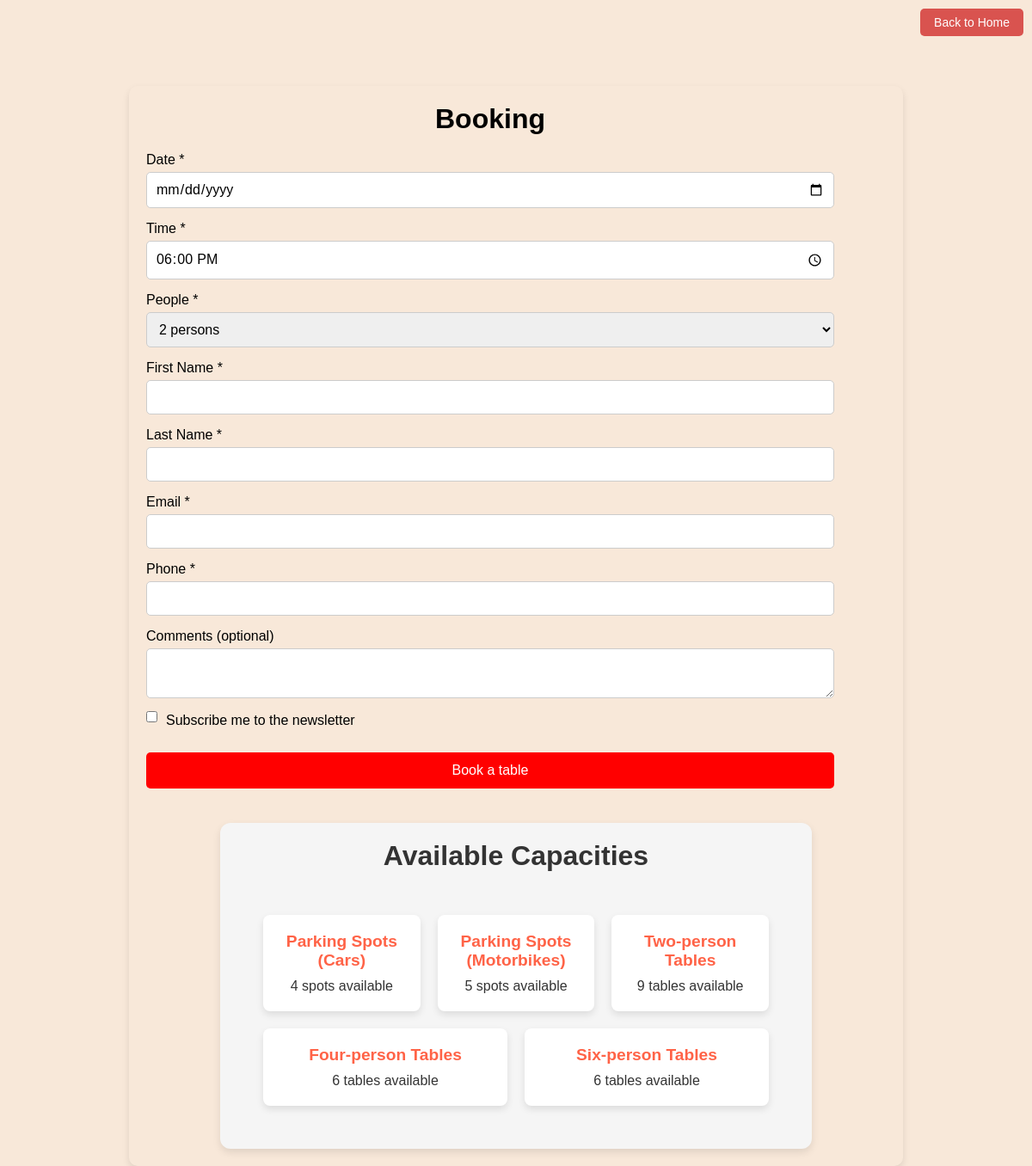
The page /GalleryCafe/Customer/Pages/Booking.php (signed in) on the database its author committed.
### tables this page shows
CREATE TABLE `capacity` (
  `id` int(11) NOT NULL,
  `parking_spots` int(11) DEFAULT 0,
  `motorbike_spots` int(11) DEFAULT 0,
  `table_two` int(11) DEFAULT 0,
  `table_four` int(11) DEFAULT 0,
  `table_six` int(11) DEFAULT 0,
  `updated_at` timestamp NOT NULL DEFAULT current_timestamp()
);

### GalleryCafe/Customer/Pages/Booking.php (the view, shortened to what this page needs)
<?php
include '../php/config.php';
function fetchCapacity($conn) {
    $stmt = $conn->prepare ("SELECT * FROM capacity ORDER BY updated_at DESC LIMIT 1");
    $stmt->execute();
    return $stmt->get_result()->fetch_assoc();
}
$capacity = fetchCapacity($conn);
?>
<!DOCTYPE html>
<html lang="en">
<head>
    <link rel="stylesheet" href="https://cdnjs.cloudflare.com/ajax/libs/font-awesome/6.1.1/css/all.min.css">
    <link rel="stylesheet" href="../CSS/Booking.css">
    <link rel="stylesheet" href="../CSS/style.css">
</head>
<body>
    <div class="booking-container">
        <form class="booking-form" id="bookingForm">
            <button class="back-home-btn" onclick="goBackToHome()">Back to Home</button>
            <h1>Booking</h1>
            <label for="date">Date *</label>
            <input type="date" id="date" name="date" required>
            <label for="time">Time *</label>
            <input type="time" id="time" name="time" value="18:00" required>
            <label for="people">People *</label>
            <select id="people" name="people" required>
                <option value="2 persons">2 persons</option>
            </select>
            <label for="first-name">First Name *</label>
            <input type="text" id="first-name" name="first-name" required>
            <label for="last-name">Last Name *</label>
            <input type="text" id="last-name" name="last-name" required>
            <label for="email">Email *</label>
            <input type="email" id="email" name="email" required>
            <label for="phone">Phone *</label>
            <input type="tel" id="phone" name="phone" required>
            <label for="comments">Comments (optional)</label>
            <textarea id="comments" name="comments"></textarea>
            <div class="newsletter">
                <input type="checkbox" id="subscribe" name="subscribe">
                <label for="subscribe">Subscribe me to the newsletter</label>
            </div>
            <button type="submit">Book a table</button>
        </form>
    <div class="capacity-container">
        <h2>Available Capacities</h2>
        <div class="capacity-box">
            <div class="capacity-item">
                <h3>Parking Spots (Cars)</h3>
                <p><?php echo $capacity['parking_spots']; ?> spots available</p>
            </div>
            <div class="capacity-item">
                <h3>Parking Spots (Motorbikes)</h3>
                <p><?php echo $capacity['motorbike_spots']; ?> spots available</p>
            </div>
            <div class="capacity-item">
                <h3>Two-person Tables</h3>
                <p><?php echo $capacity['table_two']; ?> tables available</p>
            </div>
            <div class="capacity-item">
                <h3>Four-person Tables</h3>
                <p><?php echo $capacity['table_four']; ?> tables available</p>
            </div>
            <div class="capacity-item">
                <h3>Six-person Tables</h3>
                <p><?php echo $capacity['table_six']; ?> tables available</p>
            </div>
        </div>
    </div>
    </div>
</body>
</html>

### GalleryCafe/Customer/CSS/Booking.css (style rules this page uses)
body { padding-top: 100px; background-color: rgb(248, 232, 217); font-family: sans-serif; display: flex; justify-content: center; align-items: center; min-height: 100vh; margin: 0; }
.booking-container { display: flex; justify-content: space-around; align-items: center; padding: 30px; border-radius: 10px; box-shadow: 0 4px 8px rgba(0, 0, 0, 0.1); max-width: 900px; }
.booking-form { display: flex; flex-direction: column; width: 800px; }
h1 { text-align: center; margin-bottom: 20px; }
label { margin-bottom: 5px; }
input, select, textarea { padding: 10px; margin-bottom: 15px; border: 1px solid #ccc; border-radius: 5px; font-size: 16px; }
textarea { resize: vertical; }
.newsletter { display: flex; align-items: center; margin-bottom: 20px; }
.newsletter input[type="checkbox"] { margin-right: 10px; }
button[type="submit"] { background-color: #ff0000; color: #fff; padding: 12px 20px; border: none; border-radius: 5px; cursor: pointer; font-size: 16px; transition: background-color 0.3s ease; }
.booking-form .back-home-btn { position: absolute; top: 10px; right: 10px; background-color: #d9534f; color: white; padding: 8px 16px; border: none; border-radius: 5px; cursor: pointer; font-size: 14px; text-align: left; }
.capacity-container { margin-top: 30px; padding: 20px; background-color: #f5f5f5; border-radius: 12px; box-shadow: 0 4px 10px rgba(0, 0, 0, 0.1); max-width: 80%; margin-left: auto; margin-right: auto; text-align: center; }
.capacity-container h2 { font-size: 2em; margin-bottom: 20px; color: #333; }
.capacity-box { display: flex; flex-wrap: wrap; justify-content: space-around; }
.capacity-item { background-color: #fff; padding: 20px; width: 180px; margin: 10px; border-radius: 12px; box-shadow: 0 6px 12px rgba(0, 0, 0, 0.1); text-align: center; transition: transform 0.3s ease-in-out; cursor: pointer; }
.capacity-item h3 { font-size: 1.2em; margin-bottom: 10px; color: #ff6347; }
.capacity-item p { font-size: 1em; color: #333; }
.booking-container { width: 100%; display:block; margin: auto; padding: 20px; }
.capacity-container { width: 100%; display: block; margin-top: 40px; text-align: center; }
.capacity-box { display: flex; justify-content: space-around; flex-wrap: wrap; padding: 20px; }
.capacity-item { flex: 1 1 30%; margin: 10px; padding: 20px; box-shadow: 0 4px 8px rgba(0,0,0,0.1); background-color: #fff; border-radius: 8px; }

### GalleryCafe/Customer/CSS/style.css (style rules this page uses)
* { margin: 0; padding: 0; box-sizing: border-box; list-style: none; text-decoration: none; color: black; font-family: Verdana, Geneva, Tahoma, sans-serif; }

### rows shown on the page
capacity: parking_spots "4", motorbike_spots "5", table_two "9", table_four "6", table_six "6"
